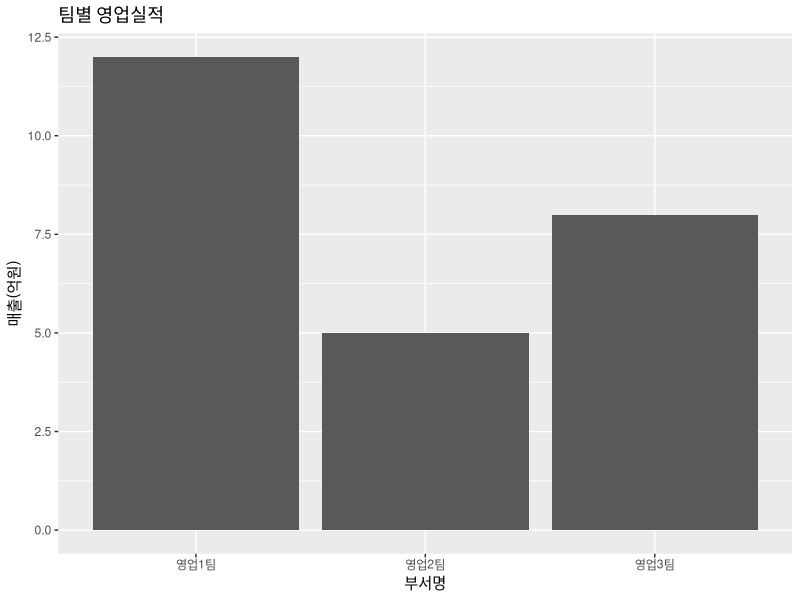
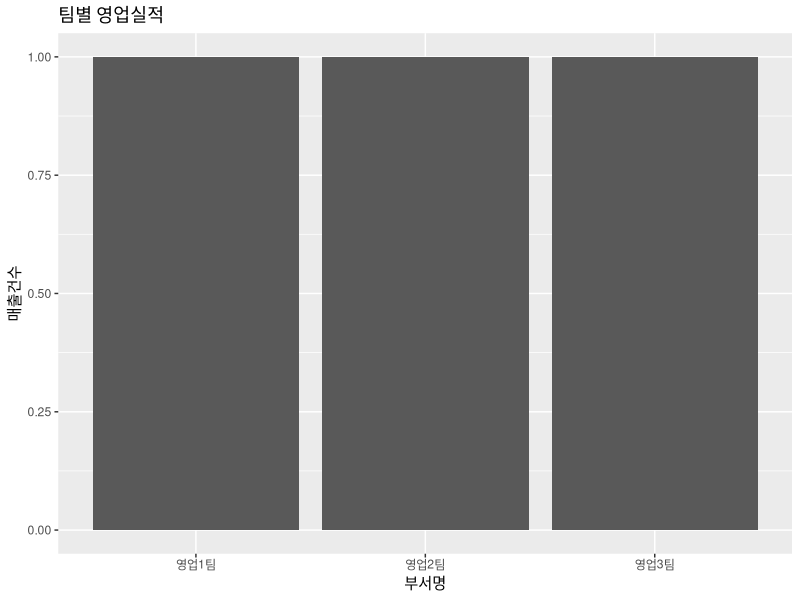
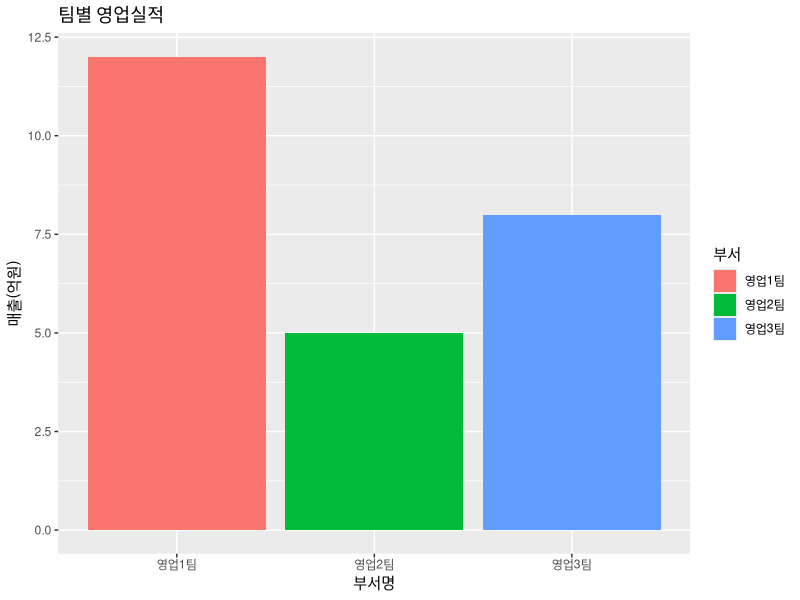
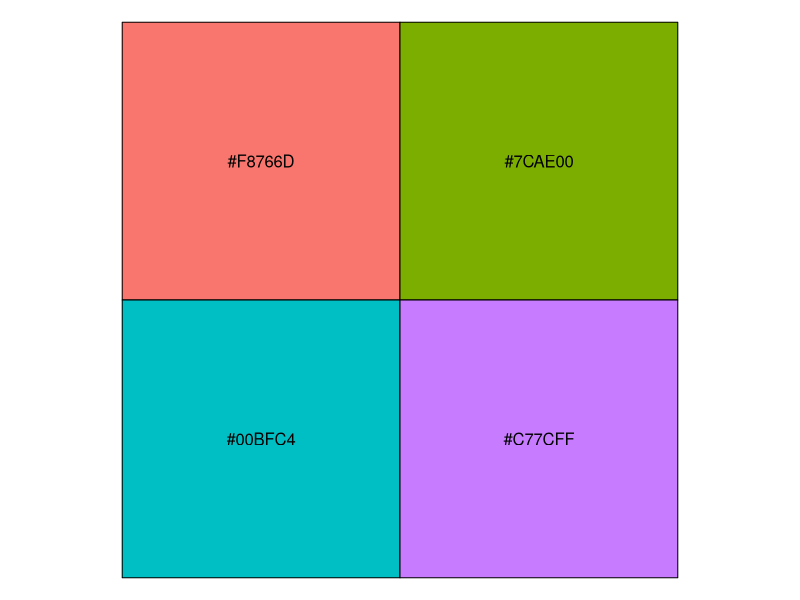
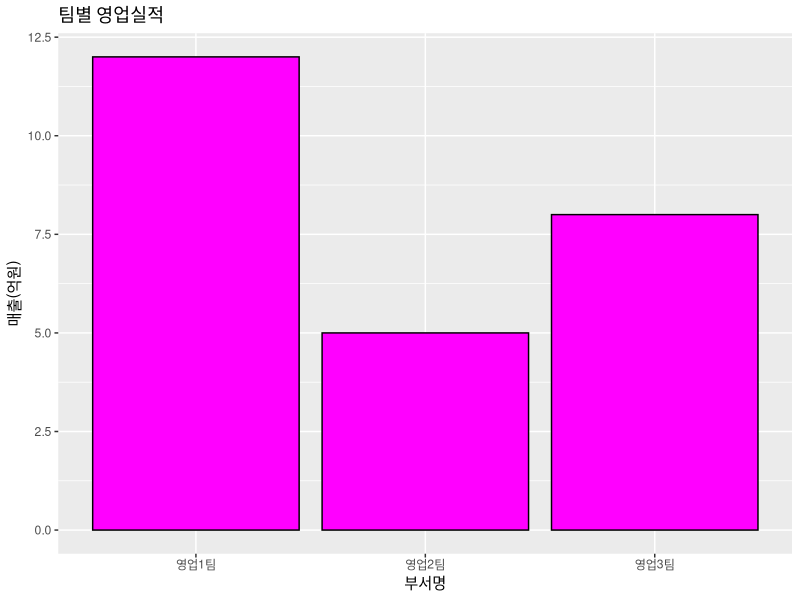
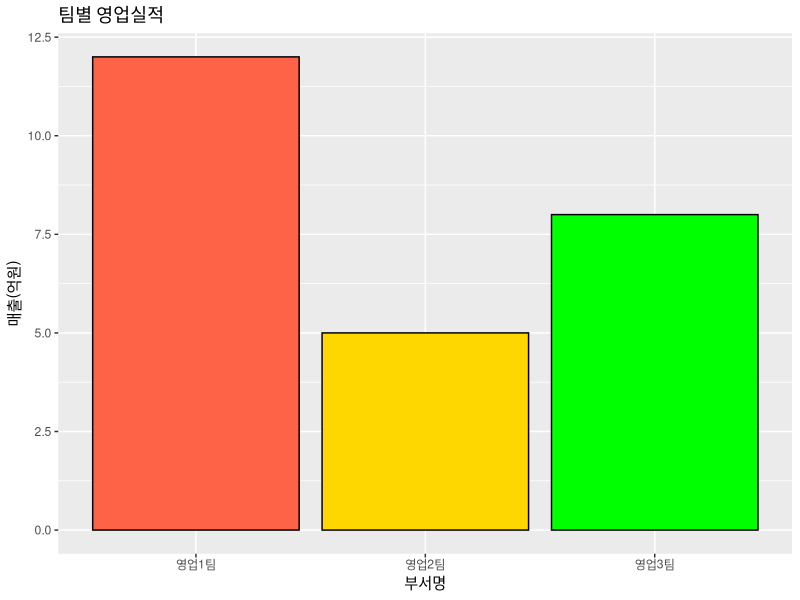
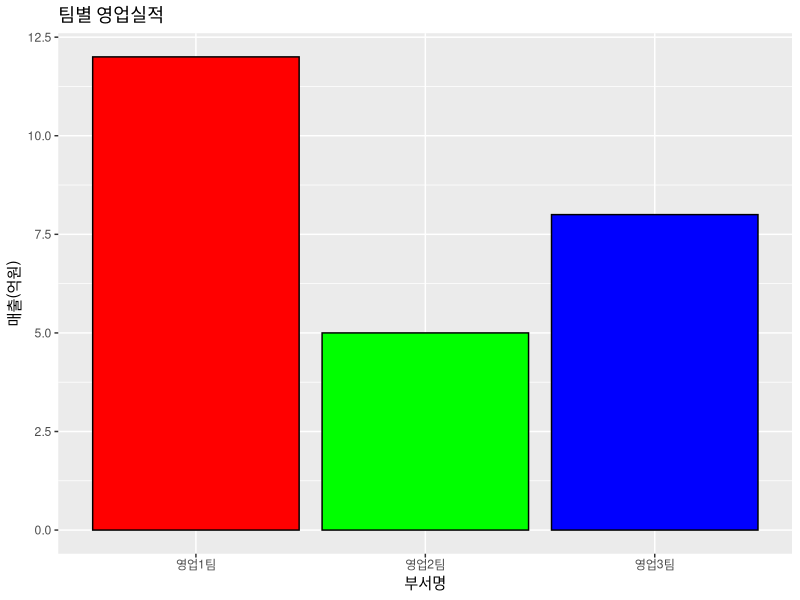
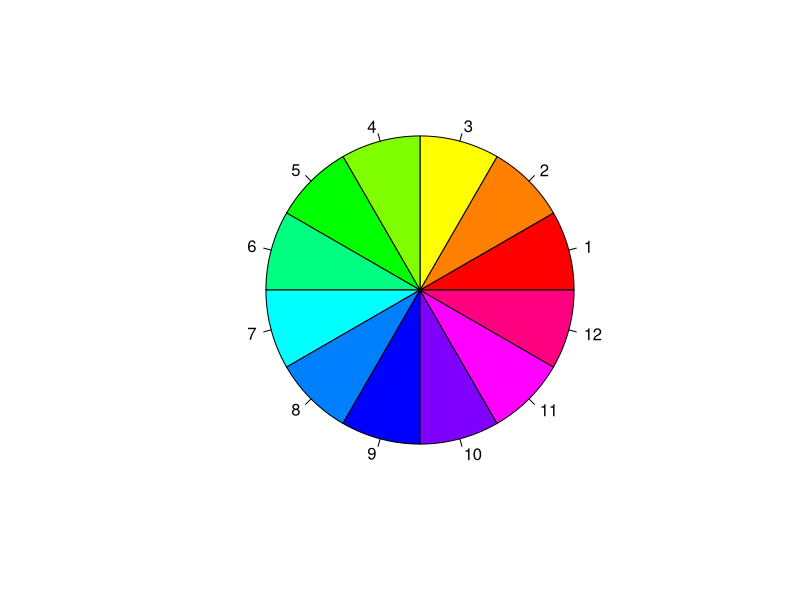

Write R code to recreate these figures, in order.
#4장 그래프
#막대 그래프

library(ggplot2)

dept = c("영업1팀","영업2팀","영업3팀")
sales = c(12,5,8)
df1 = data.frame(부서=dept, 매출=sales, 분기="1분기")
df1


# 막대그래프(1. 그래프의 데이터 초기화, 2.그래프모양, 3.제목과 라벨 설정)
ggplot(data = df1, aes(x=부서,y=매출))+
geom_bar(stat="identity")+
labs(title = "팀별 영업실적", x="부서명",y="매출(억원)")

# 각 부서별 매출 건수
ggplot(data = df1, aes(x=부서))+
  geom_bar(stat="count")+
  labs(title = "팀별 영업실적", x="부서명",y="매출건수")


# 막대에 자동색 지정
ggplot(data = df1, aes(x=부서,y=매출, fill= 부서))+
  geom_bar(stat="identity")+
  labs(title = "팀별 영업실적", x="부서명",y="매출(억원)")

install.packages("scales")
library(scales)
hex=hue_pal()(4)
show_col(hex)

# 막대에 동일한 채우기 및 테두리선 색상 지정
ggplot(data = df1, aes(x=부서,y=매출))+
  geom_bar(stat="identity", fill= "magenta", color="black")+
  labs(title = "팀별 영업실적", x="부서명",y="매출(억원)")

# 막대마다 사용자가 지정한 색상으로 변경
ggplot(data = df1, aes(x=부서,y=매출))+
  geom_bar(stat="identity", fill= c("tomato","gold","green"), color="black")+
  labs(title = "팀별 영업실적", x="부서명",y="매출(억원)")


# 막대에 레인보우색상 중 눈에 잘띄는 색상으로 자동 변경
ggplot(data = df1, aes(x=부서,y=매출))+
  geom_bar(stat="identity", fill= rainbow(3), color="black")+
  labs(title = "팀별 영업실적", x="부서명",y="매출(억원)")

# gdRdriver,RColorBrewer 색상팔레트를 제공하는 두가지 패키지

# gdRdriver 패키지의 팔레트

x = rep(1,12)
pie(x, labels=seq(1,12), col=rainbow(12))
pie(x, labels=seq(1,12), col=heat.colors(12))
pie(x, labels=seq(1,12), col=terrain.colors(12))
pie(x, labels=seq(1,12), col=topo.colors(12))
pie(x, labels=seq(1,12), col=cm.colors(12))

# 2. RColorBrewer 패키지의 팔레트
install.packages("RColorBrewer")
library(RColorBrewer)
display.brewer.all()


# 1분기, 2분기의 막대그래프


# 2분기데이터를 데이터프레임에 저장
dept = c("영업1팀","영업2팀","영업3팀")
sales = c(10,8,5)
df2 = data.frame(부서=dept, 매출=sales, 분기="2분기")

# 1분기와 2분기 데이터를 행으로 연결해서 하나의 데이터프레임에 저장
df = rbind(df1,df2)
df

ggplot(df,aes(x=부서,y=매출,fill=분기))+
  geom_bar(stat="identity")

#3분기 실적 추가
#조건1. 3분기 실적추가, 조건2.gdRdriver 패키지의 팔레트에 있는 색상을 막대에 설정,
#조건3. 그래프 제목: 부서별분기별 영업실적, x축제목: 부서명, y축 제목: 영업매출(억원)
dept = c("영업1팀","영업2팀","영업3팀")
sales = c(123,223,1)
df3 = data.frame(부서=dept, 매출=sales, 분기="3분기")
df = rbind(df1,df2,df3)


ggplot(df,aes(x=부서,y=매출,fill=분기))+
  geom_bar(stat="identity", fill= cm.colors(9), color="pink")+
  labs(title = "부서별분기별 영업실적", x="부서명",y="매출(억원)")


ggplot(df,aes(x=부서,y=매출,fill=분기))+
  geom_bar(stat="identity")+
  scale_fill_manual(values = topo.colors(3))+
  labs(title = "부서별분기별 영업실적", x="부서명",y="매출(억원)")

ggplot(df,aes(x=부서,y=매출,fill=분기))+
  geom_bar(stat="identity", position = "dodge")+
  scale_fill_manual(values = cm.colors(3))+
  labs(title = "부서별분기별 영업실적", x="부서명",y="매출(억원)")

ggsave("D:/R_data/graph1.png",width = 10, height = 13, units="cm")

# ===============================

# 선그래프 : 시간에 따라 데이터의 추이를 사필때 사용

# 영업 1팀의 6개월간 데이터를 데이터프레임에 저장
month=c(1,2,3,4,5,6)
sales=c(3,3,5,5,7,4)
df1=data.frame(부서="영업1팀", 월=month, 매출=sales)

# 영업 2팀의 6개월간 데이터를 데이터프레임에 저장
sales=c(2,2,4,8,9,6)
df2=data.frame(부서="영업2팀", 월=month, 매출=sales)

#행으로 df1, df2 연결
df = rbind(df1,df2)
df

# 선형 그래프 그리기
# 영업1팀 데이터만 사용해서
ggplot(data = df1, aes(x=월, y=매출, group = 부서)) +
  geom_line()+
  labs(title= "월별매출")

# 영업2팀 데이터만 사용해서
ggplot(data = df2, aes(x=월, y=매출, group = 부서)) +
  geom_line(color="green", size=2)+
  geom_point(color="red", size=3)
labs(title= "월별매출")

ggplot(data = df, aes(x=월, y=매출, group = 부서, color=부서)) +
  geom_line(size=2)+
  geom_point(size=3)
labs(title= "월별매출")

#영업1, 2팀 데이터만 사용해서
ggplot(data = df, aes(x=월, y=매출, group=부서, color=부서)) + 
  geom_line(size=2) +
  geom_point(size=3) + 
  labs(title = "월별매출")


ggplot(data = df, aes(x=월, y=매출, group=부서)) + 
  geom_line(color=cm.colors(12), size=2) +
  geom_point(color=cm.colors(12),size=3) + 
  labs(title = "월별매출")


#===================================================================
# 산포도: 점으로 데이터의 변화를 확인

ggplot(data = women, aes(x=height, y=weight)) + 
  geom_point() + 
  labs(title = "미국30-39세 여성의 키와 몸무게의 상관관계", x="키(inch)", y="체중(pound")

# 점의 모양, 색상, 크기 설정(15번 symbol)
ggplot(data = women, aes(x=height, y=weight)) + 
  geom_point(shape = 23, color="tomato", size=2) + 
  labs(title = "미국30-39세 여성의 키와 몸무게의 상관관계", x="키(inch)", y="체중(pound")
